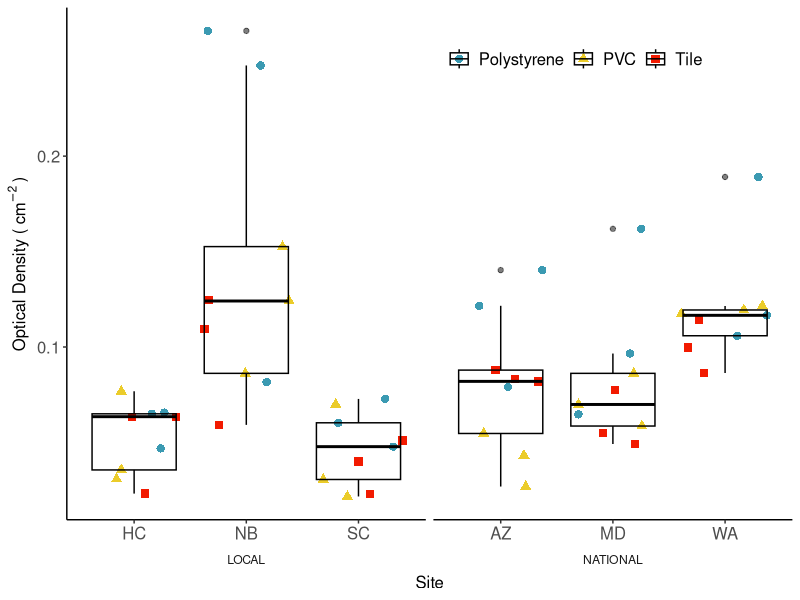
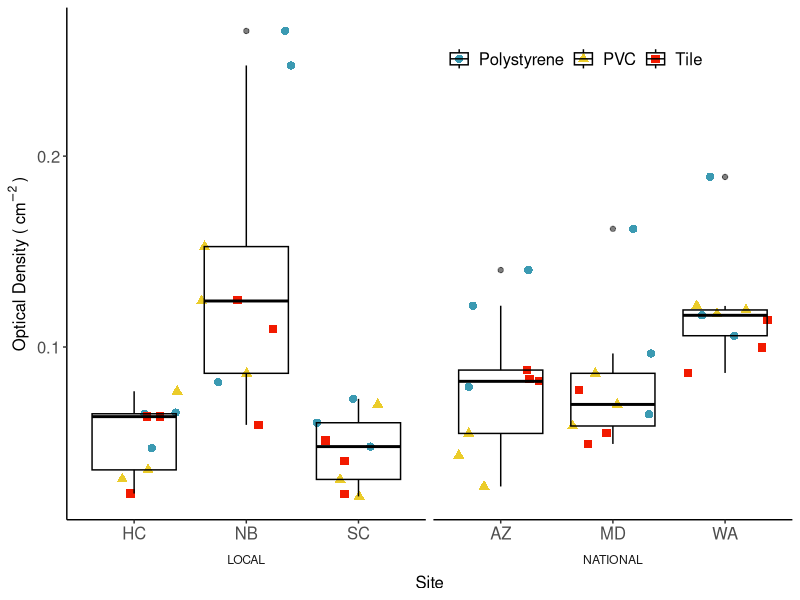

Recreate these plots in R, in order. (Note: this script raises an error after producing the figures.)
## ---- chunk 1
#knitr::opts_chunk$set(echo = TRUE)

##Loading Packages
# ipak function: install and load multiple R packages.
# checks to see if packages are installed. Install them if they are not, then load them into the R session.
ipak <- function(pkg){
    new.pkg <- pkg[!(pkg %in% installed.packages()[, "Package"])]
    if (length(new.pkg)) 
        install.packages(new.pkg, dependencies = TRUE, repos='http://cran.us.r-project.org')
    sapply(pkg, require, character.only = TRUE)
}
# Package list.  Contains all needed packages as a this writing.  To update, simply add new package name to the list!
packages <- c("ggplot2", 
              "plyr", 
              "reshape2", 
              "RColorBrewer", 
              "scales", 
              "grid",
              "VennDiagram",
              "bibtex",
              "vegan",
              "RAM",
              "tidyr",
              "Rmisc",
              "glue",
              "reshape",
              "reshape2",
              "lemon",
              "gapminder",
              "magrittr",
              "dplyr",
              "ggpubr",
              "gridExtra",
              "patternplot",
              "tibble",
              "gplots",
              "broom",
              "data.table",
              "devtools",
              "wesanderson")
ipak(packages)

## ---- chunk 2
OpticalDensity<-read.csv(file="OD_RawData.csv")

## ---- chunk 3
summary(OpticalDensity)
tapply(OpticalDensity$OPTICAL_DENSITY, OpticalDensity$SITE, mean)

## ---- chunk 4
OD_Plot<-ggplot(OpticalDensity,aes(x=SITE,y=OPTICAL_DENSITY,group=SITE,shape=SUBSTRATE,color=SUBSTRATE))+
  geom_jitter(size=2.5)+
  scale_color_manual(values = c("#3B9AB2", "#EBCC2A", "#F21A00"))+
  theme_classic()+
  theme(legend.position=c(.7,.9),
        legend.direction = "horizontal",
        legend.title=element_blank(),
        axis.text=element_text(size=12),
        axis.title=element_text(size=12),
        legend.text=element_text(size=12),
        strip.background = element_blank(),
        strip.placement = "outside")+
  geom_boxplot(alpha=0.5, color = "black", fill = NA)+
  labs(y=bquote('Optical Density ('~cm^-2~')'),x='Site')+
  facet_grid(~LOCATION, switch= "x", scales = "free_x", space = "free_x")

OD_Plot

ggsave("OD_Plot.jpeg", device = "jpeg", width = 12, height = 8.5, units = "in")

## ---- chunk 5
OD_Plot_bar<-ggplot(OpticalDensity.df, aes(fill=SUBSTRATE, y=OPTICAL_DENSITY, x=SITE))+
  geom_bar(position="dodge", stat="identity")
  theme_classic()+
  theme(legend.position=c(.8,.9),
        legend.direction = "horizontal",
        legend.title=element_blank(),
        axis.text=element_text(size=12),
        axis.title=element_text(size=12),
        legend.text=element_text(size=12),
        strip.background = element_blank(),
        strip.placement = "outside")+
  labs(y=bquote('Optical Density ('~cm^-2~')'),x='Site')+
  facet_grid(~LOCATION, switch= "x", scales = "free_x", space = "free_x")

OD_Plot_bar

ggsave("OD_Plot_bar.jpeg", device = "jpeg", width = 12, height = 8.5, units = "in")

## ---- chunk 6
Chlorophyll<-read.csv(file="Chl_RawData.csv")
## ---- chunk 7
Chlorophyll$CHLOROPHYLL =abs(286 * (((abs(Chlorophyll$X650B)-abs(Chlorophyll$X750B))-(abs(Chlorophyll$X650A)-abs(Chlorophyll$X750A))*5)/Chlorophyll$SUBSTRATE_AREA))
## ---- chunk 8
Chl_Plot<-ggplot(Chlorophyll,aes(x=SITE,y=CHLOROPHYLL,group=SITE,shape=SUBSTRATE,color=SUBSTRATE))+
  geom_jitter(size=2.5)+
  scale_color_manual(values = c("#3B9AB2", "#EBCC2A", "#F21A00"))+
  theme_classic()+
  theme(legend.position=c(.2,.9),
        legend.direction = "horizontal",
        legend.title=element_blank(),
        axis.text=element_text(size=12),
        axis.title=element_text(size=12),
        legend.text=element_text(size=12),
        strip.background = element_blank(),
        strip.placement = "outside")+
  geom_boxplot(alpha=0.5, color = "black", fill = NA)+
  labs(y=bquote('Chlorophyll ('~cm^-2~')'),x='Site')+
  facet_grid(~LOCATION, switch= "x", scales = "free_x", space = "free_x")

Chl_Plot

ggsave("Chl_Plot.jpeg", device = "jpeg", width = 11, height = 8.5, units = "in")

## ---- chunk 9

OD_Plot_bar<-ggplot(OpticalDensity, aes(fill=SUBSTRATE, y=OPTICAL_DENSITY, x=SITE))+
  geom_bar(position="dodge", stat="identity")
  theme_classic()+
  theme(legend.position=c(.8,.9),
        legend.direction = "horizontal",
        legend.title=element_blank(),
        axis.text=element_text(size=12),
        axis.title=element_text(size=12),
        legend.text=element_text(size=12),
        strip.background = element_blank(),
        strip.placement = "outside")+
  labs(y=bquote('Optical Density ('~cm^-2~')'),x='Site')+
  facet_grid(~LOCATION, switch= "x", scales = "free_x", space = "free_x")

OD_Plot_bar

ggsave("OD_Plot_bar.jpeg", device = "jpeg", width = 12, height = 8.5, units = "in")
